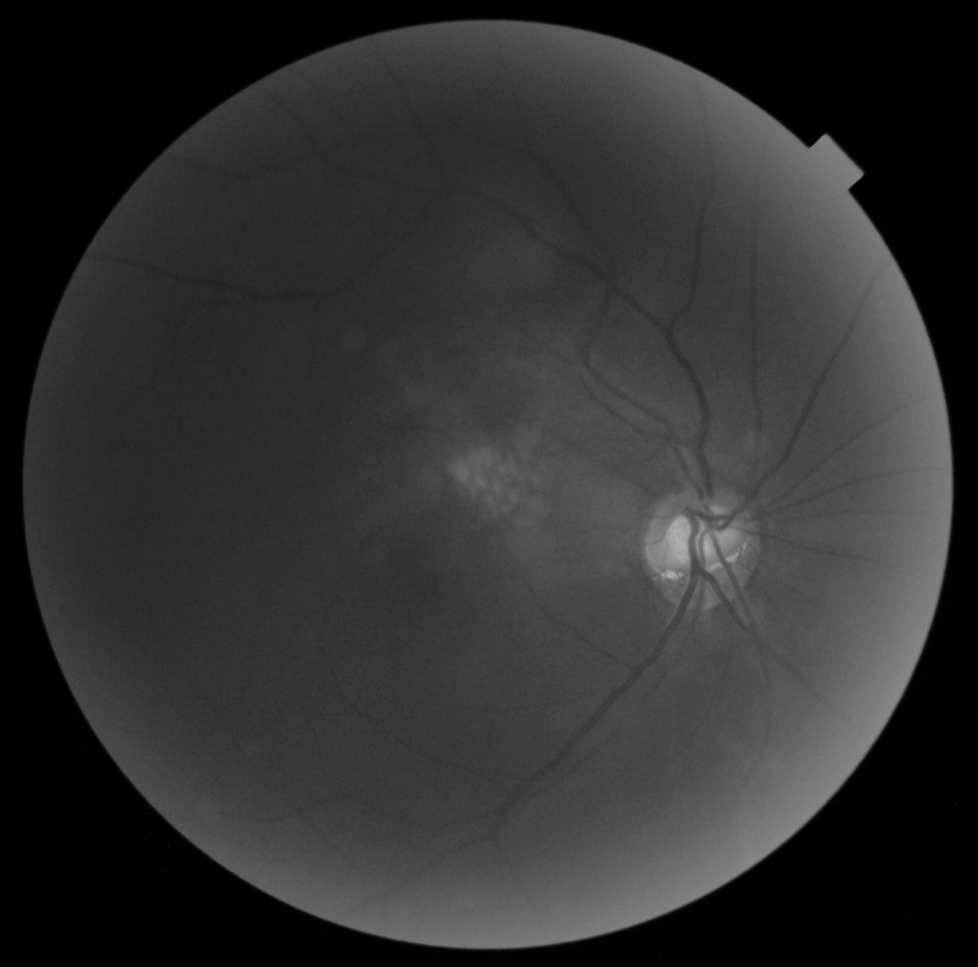
#> input picture Do not use these code/10 Sept 2026/Evaluation of Fundus Images/original/1_OD_1_green.tif, 1956 x 1934 px (shown at 1/2 size); its folder holds only this picture in this run
$ python -i Evaluating_images.py   (imports and definitions only)   (older library calls are emulated)
#> lines starting #> are read from the running program, lines starting #| are printed output that depends on the picture; after the words box and inside, x2 and y2 are one past the last pixel; in counts of white or black regions, pixels touching at a corner belong together
import cv2 ## importing Open source Computer Vision
import numpy as np
import os
import pandas as pd
import re


# ============================================================
# 1. SHARPNESS
# ============================================================

def calculate_sharpness(image):
    """
    Measures image sharpness using Laplacian variance.

    Higher value = sharper image
    Lower value  = blurrier image
    """

    gray = cv2.cvtColor(image, cv2.COLOR_BGR2GRAY)## This line is converting the image to grayscale. Earlier an image might be colorful so
    ##it will be intended as "2048 X 2048 X 3" where 2048 means hight, 2048 mean width and 3 means thress different type of colors, so the "gray" line the image becomes "2048 X 2048" which mean the image is having only gray color and not other colors.

    laplacian = cv2.Laplacian(gray, cv2.CV_64F) ## Laplacian is a mathematical operator that measures second-order changes in image intensity. In this line of code we have "cv2.CV_64F", this tells the OpenCV which numerical data type to use for the result.
    ## in this line  "64F" means 64-bit floating point.

    variance = laplacian.var()## Laplacian Variance is a statistical measurement used in computer vision to determine whether an image is sharp or blurry.

    return variance

'''
In 'def calculate_sharpness(image)' the function is doing-"Take the fundus image, convert it to grayscale, detect how strongly the pixel
intensities change using the Laplacian, measure how much those responses vary, and use that variance as an indicator of image sharpness.".
The reason we are scaling the image in grey is because the Laplacian sharpness calculation primarily needs intensity changes, not color
information.
'''

# ============================================================
# 2. CONTRAST
# ============================================================

def calculate_contrast(image):
    """
    Measures contrast using the standard deviation of grayscale pixel intensities.
    Higher value generally means stronger contrast.
    """

    gray = cv2.cvtColor(image, cv2.COLOR_BGR2GRAY)
    contrast = gray.std()

    return contrast

'''
In 'def calculte_contrast(image)' the function is doing- "Take the fundus image, convert it to grayscale, look at the brightness value of every
pixcel, calculate how much those brightness values vary from one another, and use that variation as the image's contrast measurement"
'''


# ============================================================
# 3. BRIGHTNESS
# ============================================================

def calculate_brightness(image):
    """
    Calculates average grayscale brightness.

    0   = black
    255 = white
    """

    gray = cv2.cvtColor(image, cv2.COLOR_BGR2GRAY)
    brightness = gray.mean()

    return brightness


# ============================================================
# 4. CLIPPING
# ============================================================

def calculate_clipping(image):
    """
    Measures how many pixels are extremely dark or
    extremely bright.

    Excessive clipping can indicate poor exposure.
    """

    gray = cv2.cvtColor(image, cv2.COLOR_BGR2GRAY)

    total_pixels = gray.size

    dark_pixels = np.sum(gray <= 5)

    bright_pixels = np.sum(gray >= 250)

    clipped_pixels = dark_pixels + bright_pixels

    clipping_percentage = (
        clipped_pixels / total_pixels
    ) * 100

    return clipping_percentage


# ============================================================
# 5. NOISE ESTIMATION
# ============================================================

def calculate_noise(image):
    """
    Estimates high-frequency noise using the difference
    between the original image and a lightly blurred image.

    Higher value = potentially more noise
    """

    gray = cv2.cvtColor(image, cv2.COLOR_BGR2GRAY)
    blurred = cv2.GaussianBlur(gray, (3, 3), 0)
    noise = (gray.astype(np.float32) - blurred.astype(np.float32))
    noise_level = np.std(noise)

    return noise_level


# ============================================================
# 6. FUNDUS REGION DETECTION
# ============================================================

def calculate_fundus_coverage(image):
    """
    Estimates how much of the image contains the illuminated
    fundus region rather than the black background.

    This is a simple approximation.
    """

    gray = cv2.cvtColor(image, cv2.COLOR_BGR2GRAY)

    # Pixels above this threshold are considered part of the visible fundus region.
    mask = gray > 10

    coverage = mask.mean() * 100

    return coverage


# ============================================================
# 7. NORMALIZATION FUNCTIONS
# ============================================================

def normalize_sharpness(value):

    minimum = 50
    maximum = 1500

    score = (value - minimum) / (maximum - minimum)

    return np.clip(score, 0, 1) * 100


def normalize_contrast(value):

    minimum = 15
    maximum = 80

    score = (value - minimum) / (maximum - minimum)

    return np.clip(score, 0, 1) * 100


def normalize_brightness(value):

    """
    Penalizes images that are extremely dark or bright.

    Ideal brightness is approximately around the middle.
    """

    ideal = 120

    maximum_distance = 120

    distance = abs(value - ideal)

    score = 1 - (distance / maximum_distance)

    return np.clip(score, 0, 1) * 100


def normalize_clipping(value):

    """
    Less clipping = better quality.
    """

    maximum = 20
    score = 1 - (value / maximum)

    return np.clip(score, 0, 1) * 100


def normalize_noise(value):

    maximum = 30
    score = 1 - (value / maximum)

    return np.clip(score, 0, 1) * 100


def normalize_coverage(value):

    minimum = 30
    maximum = 100

    score = (value - minimum) / (maximum - minimum)

    return np.clip(score, 0, 1) * 100


# ============================================================
# 8. FINAL QUALITY SCORE
# ============================================================

def calculate_quality_score(image):

    # --------------------------------------------------------
    # Raw measurements
    # --------------------------------------------------------

    sharpness = calculate_sharpness(image)

    contrast = calculate_contrast(image)

    brightness = calculate_brightness(image)

    clipping = calculate_clipping(image)

    noise = calculate_noise(image)

    coverage = calculate_fundus_coverage(image)


    # --------------------------------------------------------
    # Convert measurements to 0-100 scores
    # --------------------------------------------------------

    sharpness_score = normalize_sharpness(sharpness)

    contrast_score = normalize_contrast(contrast)

    brightness_score = normalize_brightness(brightness)

    clipping_score = normalize_clipping(clipping)

    noise_score = normalize_noise(noise)

    coverage_score = normalize_coverage(coverage)


    # --------------------------------------------------------
    # Weighted final score
    # --------------------------------------------------------

    final_score = (
        0.30 * sharpness_score +
        0.20 * contrast_score +
        0.15 * brightness_score +
        0.10 * clipping_score +
        0.10 * noise_score +
        0.15 * coverage_score
    )


    return {

        "final_score":
            round(final_score, 2),

        "sharpness_raw":
            round(sharpness, 2),

        "sharpness_score":
            round(sharpness_score, 2),

        "contrast_raw":
            round(contrast, 2),

        "contrast_score":
            round(contrast_score, 2),

        "brightness_raw":
            round(brightness, 2),

        "brightness_score":
            round(brightness_score, 2),

        "clipping_percentage":
            round(clipping, 2),

        "clipping_score":
            round(clipping_score, 2),

        "noise_raw":
            round(noise, 2),

        "noise_score":
            round(noise_score, 2),

        "fundus_coverage":
            round(coverage, 2),

        "coverage_score":
            round(coverage_score, 2)
    }


# ============================================================
# 9. PROCESS WHOLE IMAGE FOLDER
# ============================================================

# [166 lines left out: function evaluate_image_folder, not called in this run]


# ============================================================
# 10. MAIN
# ============================================================

# [26 lines not run here, left out]

>>> import cv2
>>> picture = cv2.imread('original/1_OD_1_green.tif')
#> picture is the input picture: shape (1934, 1956, 3); min 0, max 179, mean 48.2
>>> result = calculate_quality_score(picture)
#> in calculate_sharpness, `laplacian = cv2.Laplacian(gray, cv2.CV_64F) ## Laplacian is a mathemat..`:
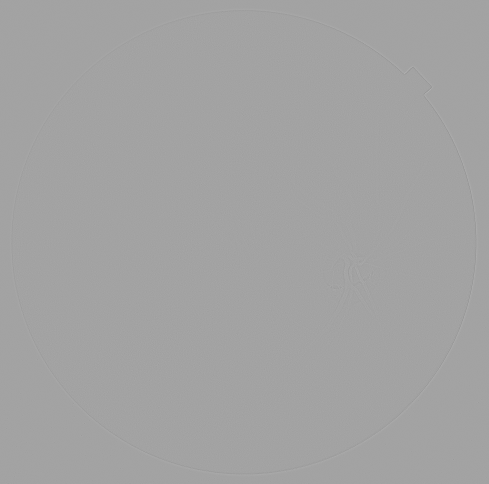
#> laplacian: shape (1934, 1956) float64 (shown at 1/4 size); min -122, max 69, mean 0; drawn with min black and max white
#> in calculate_sharpness, `variance = laplacian.var()## Laplacian Variance is a statistical measu..`: variance = 7.94
#> in calculate_contrast, `contrast = gray.std()`: contrast = 34.84
#> in calculate_brightness, `brightness = gray.mean()`: brightness = 48.15
#> in calculate_clipping, `dark_pixels = np.sum(gray <= 5)`: dark_pixels = 1033808
#> in calculate_clipping, `bright_pixels = np.sum(gray >= 250)`: bright_pixels = 0
#> in calculate_clipping, `clipped_pixels = dark_pixels + bright_pixels`: clipped_pixels = 1033808
#> in calculate_clipping, `clipping_percentage = ( clipped_pixels / total_pixels ) * 100`: clipping_percentage = 27.33
#> in calculate_noise, `noise = (gray.astype(np.float32) - blurred.astype(np.float32))`:
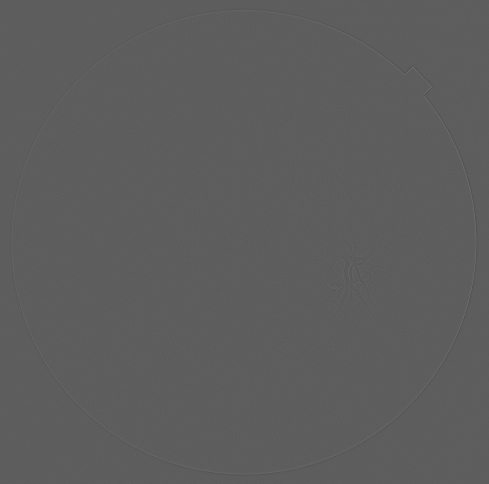
#> noise: shape (1934, 1956) float32 (shown at 1/4 size); min -14, max 24, mean 0; drawn with min black and max white
#> in calculate_noise, `noise_level = np.std(noise)`: noise_level = 0.624
#> in calculate_fundus_coverage, `mask = gray > 10`:
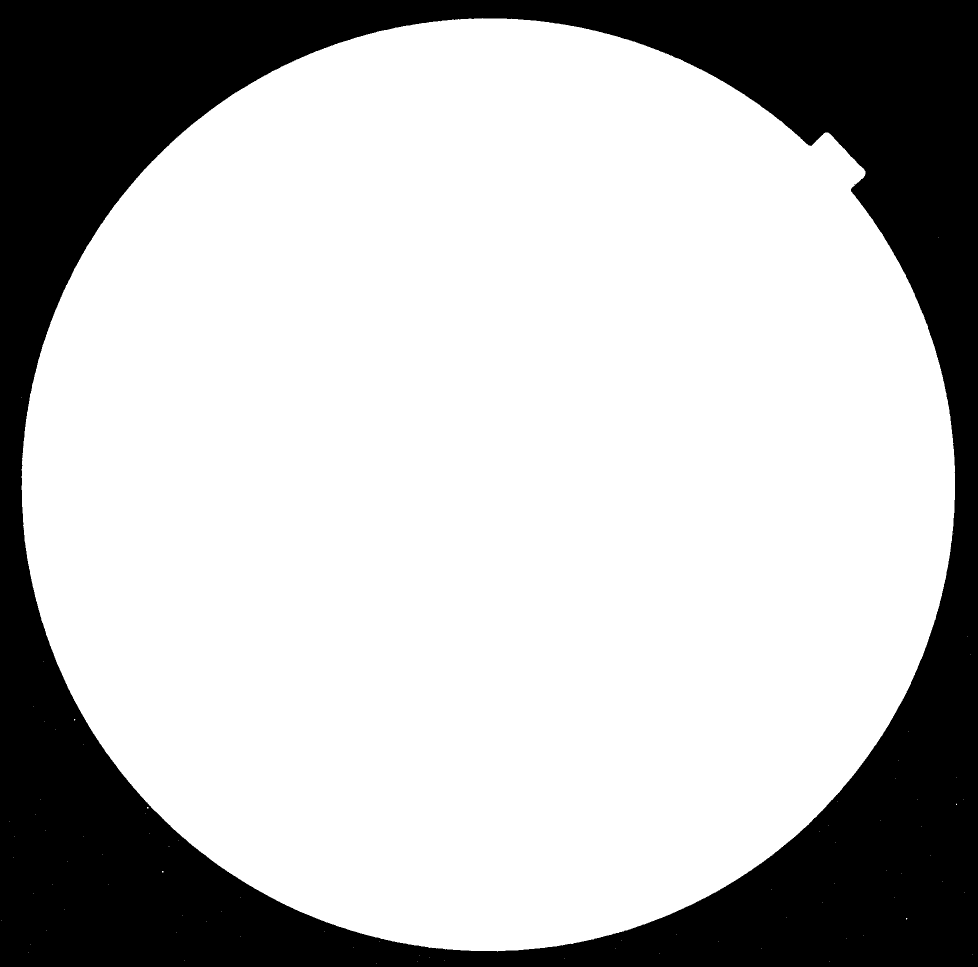
#> mask: shape (1934, 1956) bool (shown at 1/2 size); 72.5% white; 1 black region, box (x1, y1, x2, y2) and area: (0, 0, 1956, 1934) 1042059
#> in calculate_fundus_coverage, `coverage = mask.mean() * 100`: coverage = 72.45
#> in normalize_sharpness, `score = (value - minimum) / (maximum - minimum)`: score = -0.029
#> in calculate_quality_score, `sharpness_score = normalize_sharpness(sharpness)`: sharpness_score = 0
#> in normalize_contrast, `score = (value - minimum) / (maximum - minimum)`: score = 0.305
#> in calculate_quality_score, `contrast_score = normalize_contrast(contrast)`: contrast_score = 30.53
#> in normalize_brightness, `distance = abs(value - ideal)`: distance = 71.85
#> in normalize_brightness, `score = 1 - (distance / maximum_distance)`: score = 0.401
#> in calculate_quality_score, `brightness_score = normalize_brightness(brightness)`: brightness_score = 40.13
#> in normalize_clipping, `score = 1 - (value / maximum)`: score = -0.366
#> in calculate_quality_score, `clipping_score = normalize_clipping(clipping)`: clipping_score = 0
#> in normalize_noise, `score = 1 - (value / maximum)`: score = 0.979
#> in calculate_quality_score, `noise_score = normalize_noise(noise)`: noise_score = 97.92
#> in normalize_coverage, `score = (value - minimum) / (maximum - minimum)`: score = 0.606
#> in calculate_quality_score, `coverage_score = normalize_coverage(coverage)`: coverage_score = 60.65
#> in calculate_quality_score, `final_score = ( 0.30 * sharpness_score + 0.20 * contrast_score + 0.15 ..`: final_score = 31.01
#> result = 13 items

$ run again, on Do not use these code/10 Sept 2026/Evaluation of Fundus Images/original/1_OD_2_green.tif
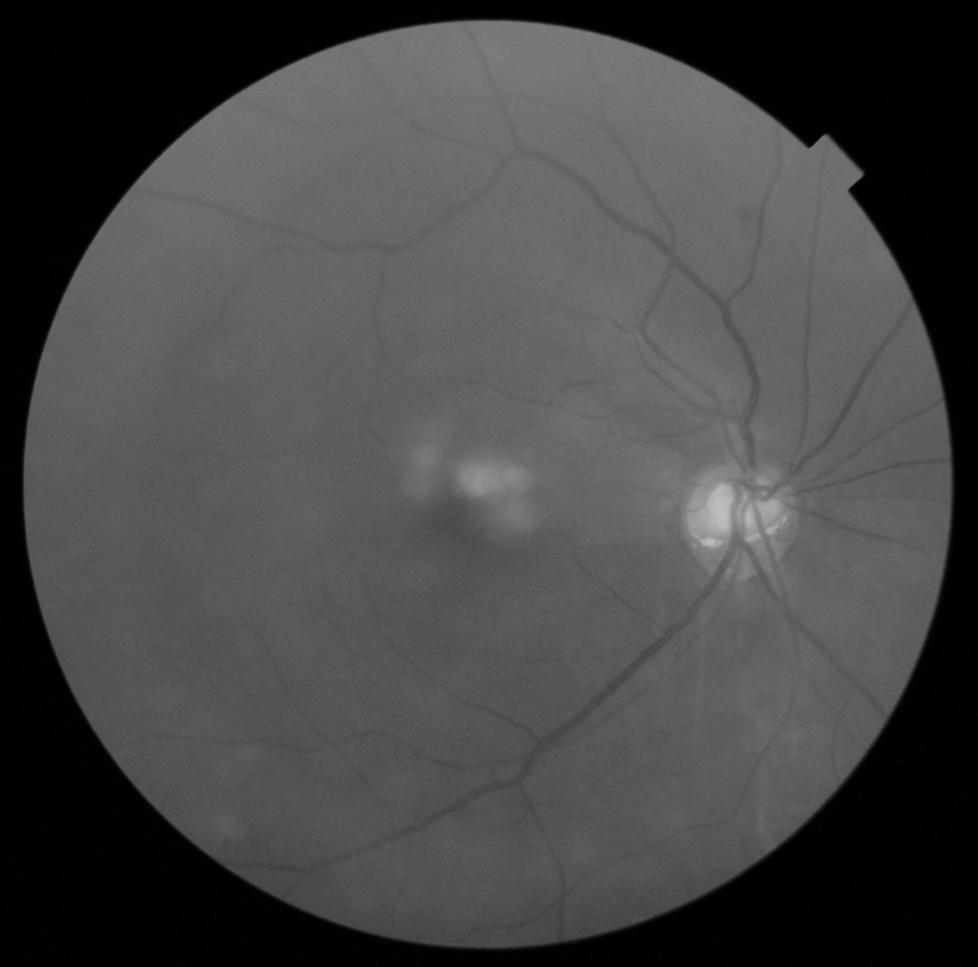
#> input picture Do not use these code/10 Sept 2026/Evaluation of Fundus Images/original/1_OD_2_green.tif, 1956 x 1934 px (shown at 1/2 size)
#> picture is the input picture: shape (1934, 1956, 3); min 0, max 194, mean 69.4
#> variance = 8.55
#> in calculate_contrast, `contrast = gray.std()`: contrast = 43.98
#> in calculate_brightness, `brightness = gray.mean()`: brightness = 69.41
#> dark_pixels = 1031633
#> bright_pixels = 0
#> clipped_pixels = 1031633
#> clipping_percentage = 27.27
#> noise_level = 0.632
#> in calculate_fundus_coverage, `mask = gray > 10`:
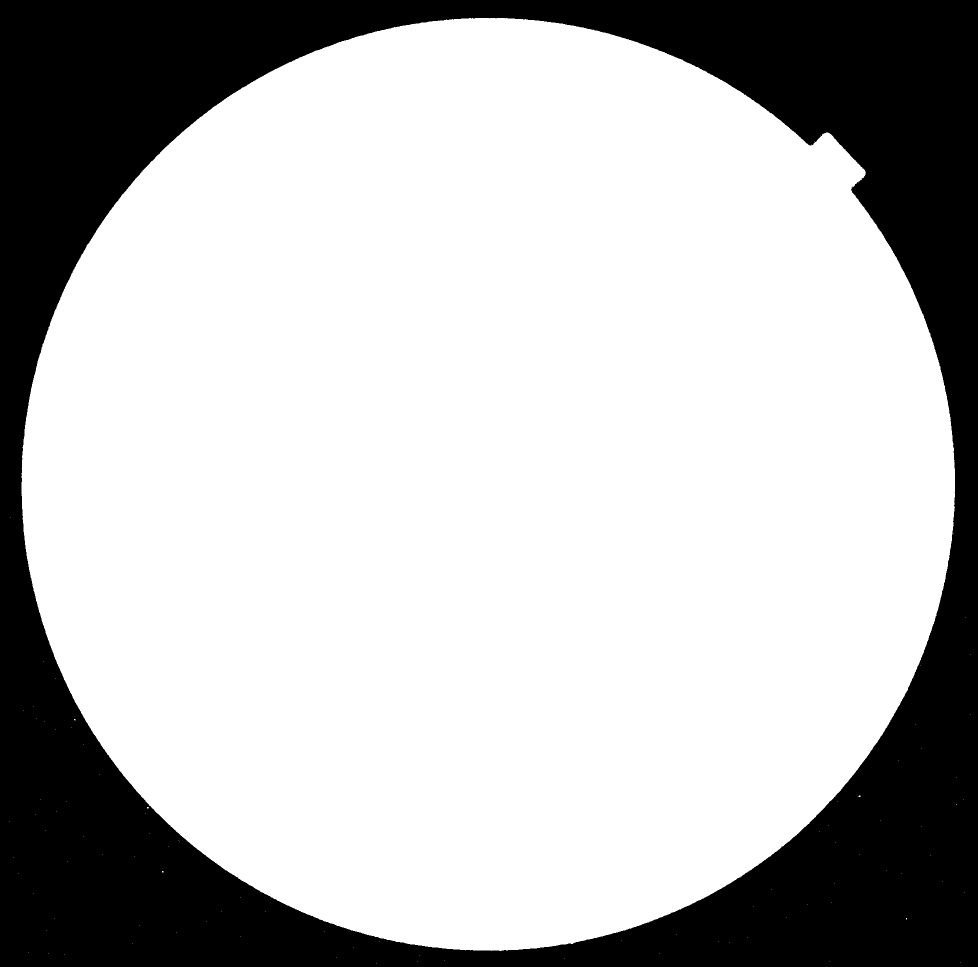
#> mask: shape (1934, 1956) bool (shown at 1/2 size); 72.5% white; 3 black regions (2 under 20 px), largest, box (x1, y1, x2, y2) and area: (0, 0, 1956, 1934) 1041833
#> in calculate_fundus_coverage, `coverage = mask.mean() * 100`: coverage = 72.46
#> in normalize_sharpness, `score = (value - minimum) / (maximum - minimum)`: score = -0.0286
#> sharpness_score = 0
#> in normalize_contrast, `score = (value - minimum) / (maximum - minimum)`: score = 0.446
#> contrast_score = 44.59
#> distance = 50.59
#> in normalize_brightness, `score = 1 - (distance / maximum_distance)`: score = 0.578
#> brightness_score = 57.84
#> in normalize_clipping, `score = 1 - (value / maximum)`: score = -0.364
#> clipping_score = 0
#> in normalize_noise, `score = 1 - (value / maximum)`: score = 0.979
#> noise_score = 97.89
#> in normalize_coverage, `score = (value - minimum) / (maximum - minimum)`: score = 0.607
#> coverage_score = 60.66
#> final_score = 36.48
#> result = 13 items
